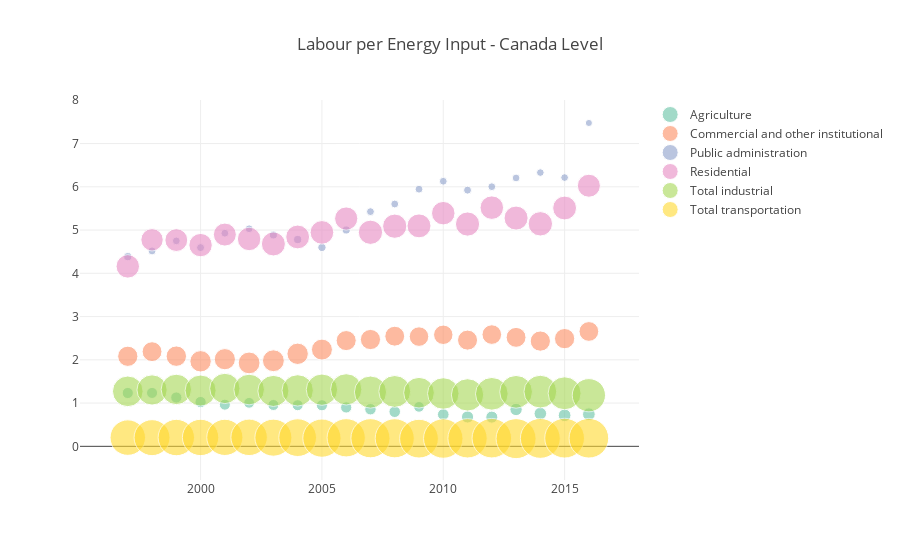

The notebook cell this image was saved under:
### Code cell
layout = dict(
    title = "Labour per Energy Input - Canada Level",
)
fig = dict(data=data, layout=layout)
plt.iplot(fig, filename = "Manually Set Range")
